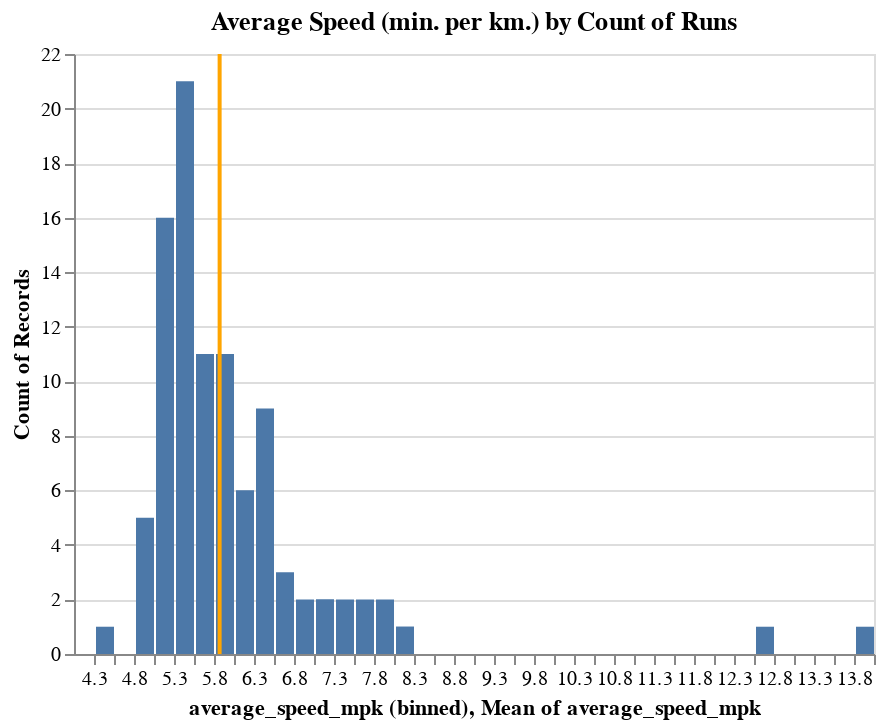

Notebook source saved alongside this figure:
### Code cell
data = df.loc[df.type=='Run',:][['id','start_date_formatted','average_speed_mpk']]
data.loc[:,'average_speed_mpk'] = data.average_speed_mpk.apply(lambda d: round(d,1))

bar = alt.Chart(data).mark_bar().encode(
    alt.X('average_speed_mpk:Q', bin=alt.Bin(step=.25)),
    alt.Y('count()'),
    tooltip=['average_speed_mpk:Q','count()']
)

bar.title = 'Average Speed (min. per km.) by Count of Runs'

rule = alt.Chart(data).mark_rule(color='orange').encode(
    x='mean(average_speed_mpk):Q',
    size=alt.value(2)
)

alt.layer(
    bar,
    rule
)

### Figure 1 — Vega-Lite specification as saved in the notebook (floating-point values rounded to 4 significant figures; data arrays with more than 128 entries replaced by an {"elided": "..."} marker saying what was removed)
{"$schema": "https://vega.github.io/schema/vega-lite/v3.4.0.json", "config": {"mark": {"tooltip": null}, "view": {"height": 300, "width": 400}}, "data": {"name": "data-bdcc03f17e80b1bcb5d361f9d81286fa"}, "datasets": {"data-bdcc03f17e80b1bcb5d361f9d81286fa": {"elided": "167 records"}}, "layer": [{"encoding": {"tooltip": [{"field": "average_speed_mpk", "type": "quantitative"}, {"aggregate": "count", "type": "quantitative"}], "x": {"bin": {"step": 0.25}, "field": "average_speed_mpk", "type": "quantitative"}, "y": {"aggregate": "count", "type": "quantitative"}}, "mark": "bar", "title": "Average Speed (min. per km.) by Count of Runs"}, {"encoding": {"size": {"value": 2}, "x": {"aggregate": "mean", "field": "average_speed_mpk", "type": "quantitative"}}, "mark": {"color": "orange", "type": "rule"}}]}
